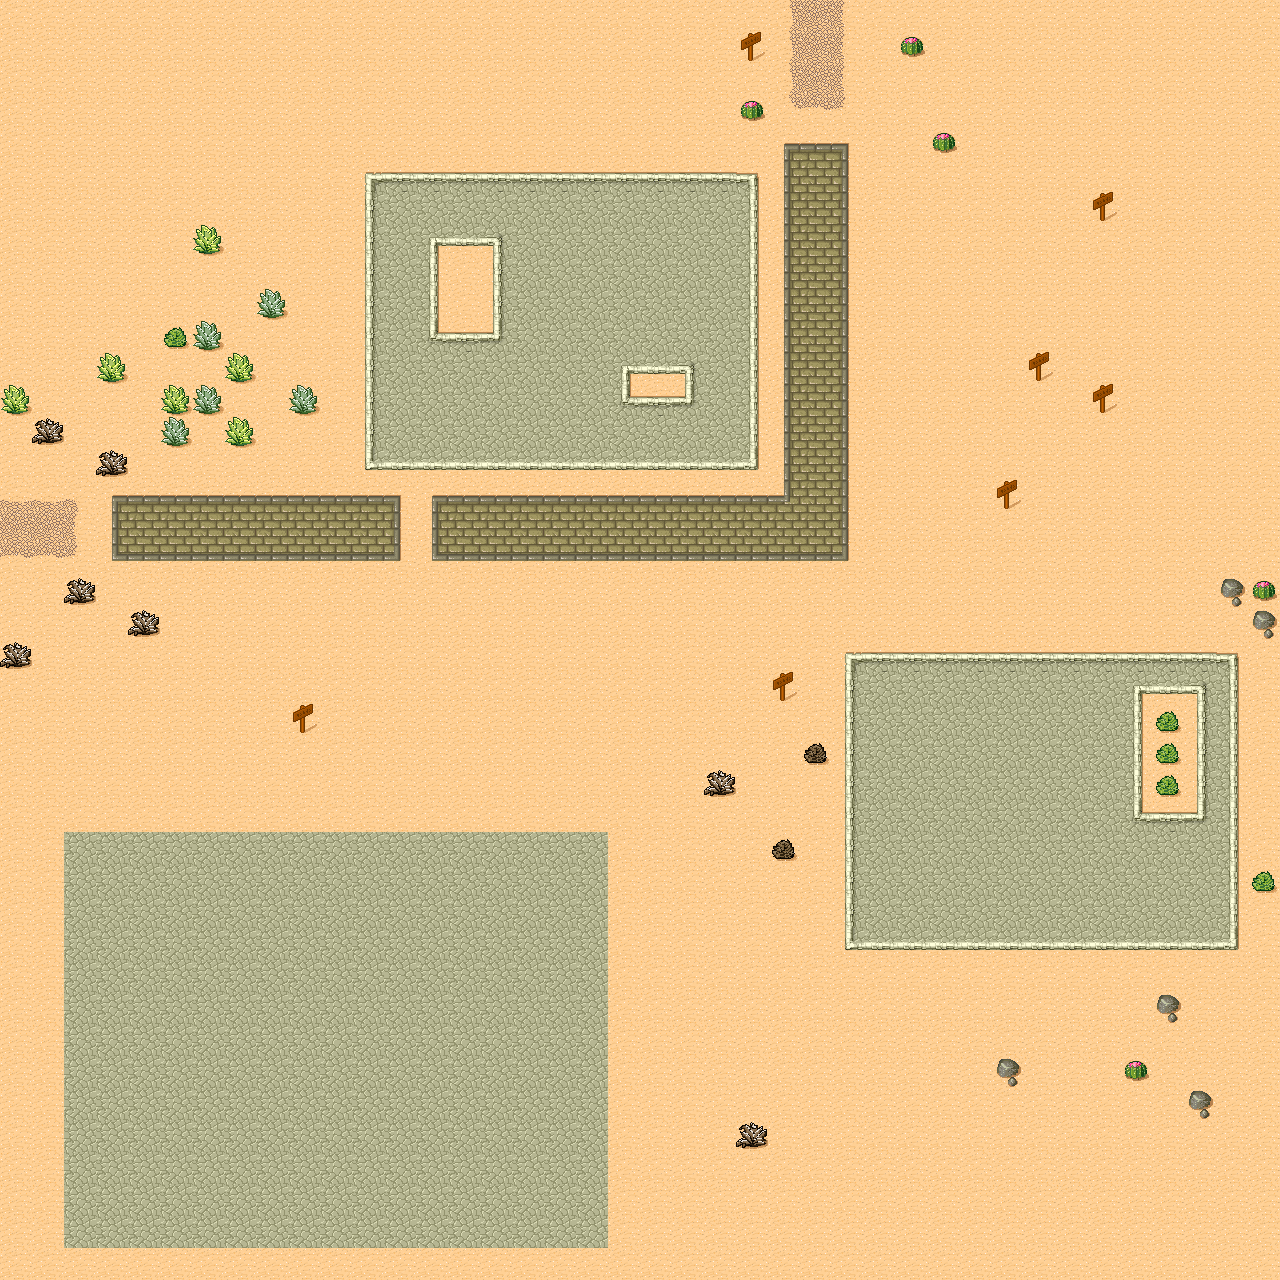

Rendered tile map (Tiled .tmx) drawn with the repository's tilesets; below, a short description and the map source with its tile grids summarised:
An orthogonal 40x40 tile map with 32x32 px tiles, 1 tile layer (Ground).

<map version="1.0" orientation="orthogonal" renderorder="right-down" width="40" height="40" tilewidth="32" tileheight="32" nextobjectid="1">
 <tileset firstgid="1" source="desert.tsx" />
 <layer name="Ground" width="40" height="40">
  <data>[1600 cells, 1600 non-empty, 40 distinct tile ids]</data>
 </layer>
</map>
